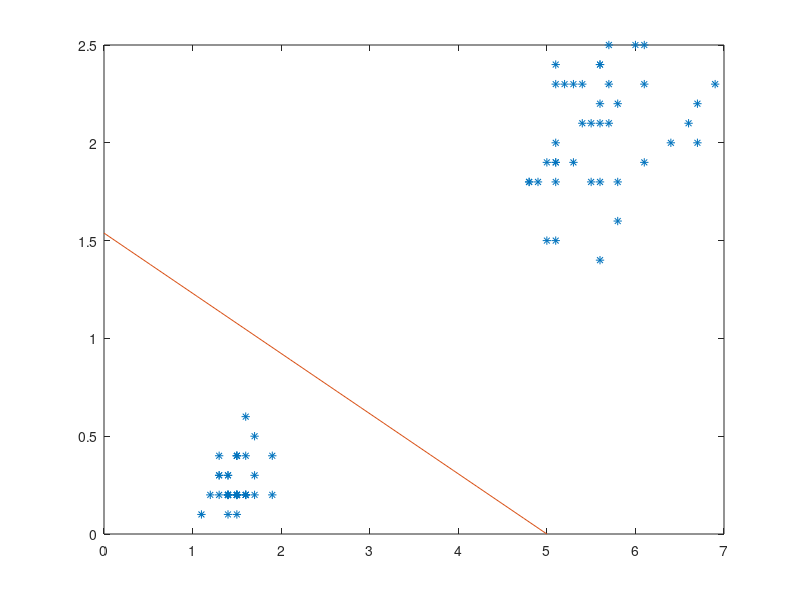
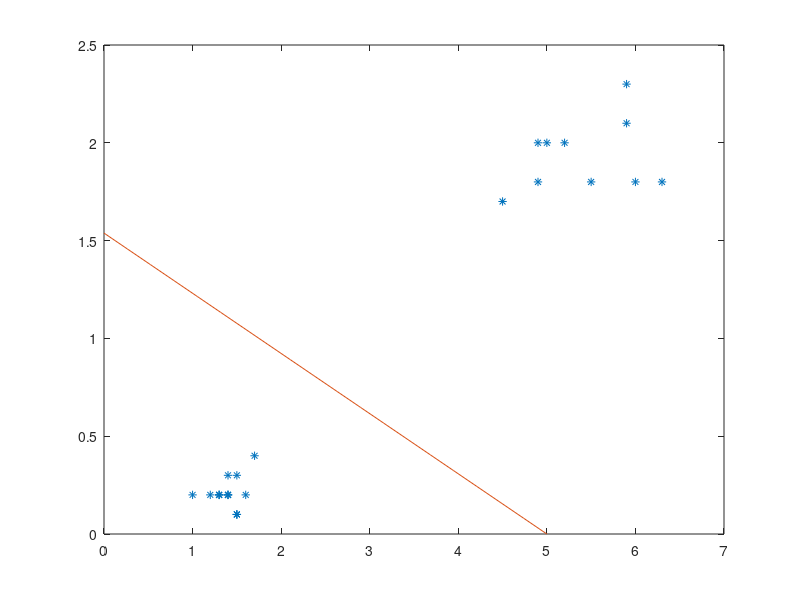

MATLAB code for these plots, in order:
x1 = csvread('iris_train.csv',1,0);
x=x1(:,1:2);


y=csvread('iris_train.csv',1,2);
[m,n]=size(x);
x=[ones(m,1) x];
w=zeros(1,n+1);
for epoch=1:20
    iffinish=true;
    for index=1:m
        if sign(x(index,:)*w')~=y(index)
            iffinish=false;
            w=w+y(index)*x(index,:);
        end
    end
    if iffinish==true
        break;
    end

end

figure(1)
plot(x1(:,1),x1(:,2),'*');
hold on;
  
xline=linspace(0,5,20);
yline=-w(2)/w(3).*xline-w(1)/w(3);
plot(xline,yline);

figure(2)
x1 = csvread('iris_test.csv',1,0);
plot(x1(:,1),x1(:,2),'*');
hold on;
  
xline=linspace(0,5,20);
yline=-w(2)/w(3).*xline-w(1)/w(3);
plot(xline,yline);
